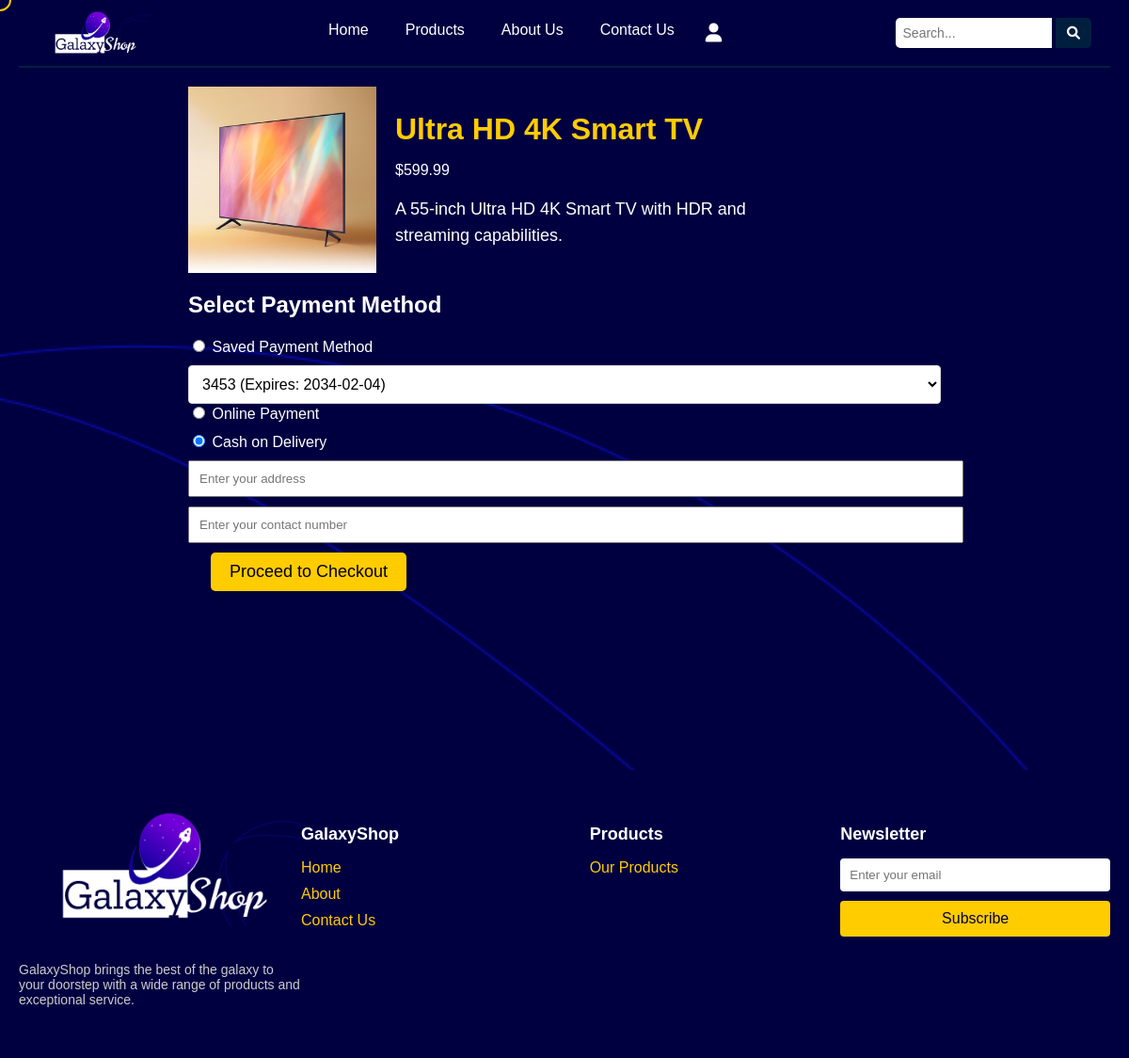
Screenshot of /buynow.php?id=79 (signed in) with the database file from the repository.
### tables this page shows
CREATE TABLE `products` (
  `id` int(11) NOT NULL,
  `name` varchar(255) NOT NULL,
  `description` text DEFAULT NULL,
  `image_url` varchar(255) DEFAULT NULL,
  `price` decimal(10,2) NOT NULL,
  `rating` decimal(3,2) DEFAULT 0.00,
  `category_id` int(11) DEFAULT NULL,
  `seller_id` int(11) DEFAULT NULL
);

### buynow.php (the view, shortened to what this page needs)
<?php
include 'connectionfile.php';
$product_id = isset($_GET['id']) ? intval($_GET['id']) : 0;
$query = "SELECT * FROM products WHERE id = ?";
$stmt = $conn->prepare($query);
$stmt->bind_param("i", $product_id);
$stmt->execute();
$product = $stmt->get_result()->fetch_assoc();
$image_url = !empty($product['image_url']) ? htmlspecialchars($product['image_url']) : 'default-image.jpg';
$isLoggedIn = isset($_SESSION['user_id']);
if ($isLoggedIn) {
    $email = $_SESSION['user_id'];
    $stmt = $conn->prepare("SELECT id FROM users WHERE email = ?");
    $stmt->bind_param("s", $email);
    $stmt->execute();
    $stmt->store_result();
    if ($stmt->num_rows === 1) {
        $stmt->bind_result($userId);
        $stmt = $conn->prepare("SELECT id, card_number, card_holder_name, expiration_date FROM payment_methods WHERE user_id = ? AND is_primary = 1");
        $stmt->bind_param("i", $userId);
        $stmt->execute();
        $stmt->store_result();
        $stmt->bind_result($paymentId, $cardNumber, $cardHolderName, $expirationDate);
        $primaryPaymentMethods = [];
        while ($stmt->fetch()) {
            $primaryPaymentMethods[] = [
                'id' => $paymentId,
                'card_number' => $cardNumber,
                'card_holder_name' => $cardHolderName,
                'expiration_date' => $expirationDate
            ];
        }
    } else {
        $_SESSION['message'] = "User does not exist.";
        header('Location: UserLogin.php');
        exit();
    }
} else {
    $primaryPaymentMethods = [];
    $nonPrimaryPaymentMethods = [];
}
?>
<!DOCTYPE html>
<html lang="en">
<head>
    <link rel="stylesheet" href="ProductInnerPage.css">
    <link rel="stylesheet" href="Home.css">
    <link rel="stylesheet" href="https://cdnjs.cloudflare.com/ajax/libs/font-awesome/6.0.0-beta3/css/all.min.css">
</head>
<body>
    <header>
        <nav class="navbar">
            <div class="logo">
                <img src="Logo.png" alt="MyLogo" class="logo-img">
            </div>
            <ul class="nav-links">
                <li><a href="Home.php">Home</a></li>
                <li><a href="products.php">Products</a></li>
                <li><a href="AboutUs.php">About Us</a></li>
                <li><a href="ContactUs.php">Contact Us</a></li>
                <li class="profile-container">
                    <button class="profile-toggle"><i class="fas fa-user"></i></button>
                </li>
            </ul>
             <div class="search-container">
            <form action="searched.php" method="GET">
                <input type="text" name="query" placeholder="Search..." required>
                <button type="submit"><i class="fas fa-search"></i></button>
            </form>
        </div>
        </nav>
    </header>
<section class="buynow-page">
    <div class="product-details">
    <img src="<?php echo $image_url; ?>" alt="<?php echo htmlspecialchars($product['name']); ?>">
    <div>
            <h1><?php echo htmlspecialchars($product['name']); ?></h1>
            <p class="product-price">$<?php echo number_format($product['price'], 2); ?></p>
            <p class="product-description"><?php echo htmlspecialchars($product['description']); ?></p>
        </div>
    </div>
    <div class="payment-methods">
    <h2>Select Payment Method</h2>
    <form id="payment-form" action="process_payment.php" method="POST">
        <?php if ($isLoggedIn && !empty($primaryPaymentMethods)): ?>
            <label>
                <input type="radio" name="payment_method" value="online_saved" id="saved-payment" checked>
                Saved Payment Method
            </label>
            <select id="saved-payment-method" name="saved_payment_method">
                <?php foreach ($primaryPaymentMethods as $method): ?>
                    <option value="<?php echo htmlspecialchars($method['id']); ?>">
                        <?php echo htmlspecialchars(substr($method['card_number'], -4)); ?> (Expires: <?php echo htmlspecialchars($method['expiration_date']); ?>)
                    </option>
                <?php endforeach; ?>
            </select>
        <?php endif; ?>
        <label>
            <input type="radio" name="payment_method" value="online" id="online-payment">
            Online Payment
        </label>
        <label>
            <input type="radio" name="payment_method" value="cod" checked>
            Cash on Delivery
        </label>
        <input type="text" id="address" name="address" placeholder="Enter your address" required>
        <input type="text" id="contact_number" name="contact_number" placeholder="Enter your contact number" required pattern="\d*" maxlength="15">
        <button type="submit" class="cta-button">Proceed to Checkout</button>
    </form>
</div>
</section>
  <footer class="footer">
        <div class="footer-content">
            <div class="footer-left">
                <img src="Logo.png" alt="GalaxyShop Logo" class="footer-logo">
                <p class="footer-description">GalaxyShop brings the best of the galaxy to your doorstep with a wide range of products and exceptional service.</p>
            </div>
            <div class="footer-links">
                <div class="links-section">
                    <h3>GalaxyShop</h3>
                    <ul>
                        <li><a href="Home.php">Home</a></li>
                        <li><a href="AboutUs.php">About</a></li>
                        <li><a href="ContactUs.php">Contact Us</a></li>
                    </ul>
                </div>
                <div class="links-section">
                    <h3>Products</h3>
                    <ul>
                        <li><a href="products.php">Our Products</a></li>
                    </ul>
                </div>
            </div>
            <div class="newsletter">
                <h3>Newsletter</h3>
                <form action="subscribe.php" method="POST">
                    <input type="email" name="email" placeholder="Enter your email" required>
                    <button type="submit">Subscribe</button>
                </form>
            </div>
        </div>
    </footer>
</body>
</html>

### ProductInnerPage.css (style rules this page uses)
.product-details { flex: 1; max-width: 600px; }
.product-details h1 { font-size: 32px; margin-bottom: 15px; color: #ffcc00; }
.product-description { margin-bottom: 25px; font-size: 18px; line-height: 1.6; }
.cta-button { background-color: #ffcc00; color: #000000; padding: 10px 20px; border-radius: 5px; text-decoration: none; font-size: 16px; margin-left: 24px; display: inline-block; transition: background-color 0.3s ease; opacity: 1 !important; }
select { background-color: #fff; color: #000; border: 1px solid #ddd; border-radius: 4px; padding: 10px; width: 100%; box-sizing: border-box; font-size: 16px; }

### Home.css (style rules this page uses)
body { margin: 0; font-family: Arial, sans-serif; overflow-x: hidden; }
header { background-color: #000041; color: white; padding: 0 20px; }
.navbar { display: flex; flex-direction: row; justify-content: space-between; align-items: center; padding: 10px 20px; background-color: #000041; border-bottom: 2px solid #001f3f; }
.logo { font-size: 0; transition: transform 0.3s; }
.logo-img { height: 50px; width: auto; transition-duration: 1s; }
.nav-links { list-style: none; padding: 0; margin: 0; display: flex; gap: 15px; }
.nav-links li { position: relative; }
.search-container button { padding: 8px 12px; border: none; background-color: #001f3f; color: white; border-radius: 0 5px 5px 0; cursor: pointer; font-size: 14px; transition: background-color 0.3s, transform 0.3s; position: relative; top: 0px !important; }
.profile-container { position: relative; display: inline-block; }
.profile-toggle { background: none; border: none; cursor: pointer; font-size: 20px; color: #ffffff; transition: color 0.3s ease; }
.nav-links a { text-decoration: none; color: white; font-size: 16px; padding: 8px 12px; border-radius: 5px; transition: background-color 0.3s, color 0.3s, transform 0.3s, text-shadow 0.3s; }
.search-container { display: flex; align-items: center; }
.search-container input { padding: 8px; font-size: 14px; border: none; border-radius: 5px 0 0 5px; width: 150px; box-shadow: 0 0 5px rgba(0, 0, 0, 0.2); transition: border-color 0.3s, box-shadow 0.3s; }
.search-container button { padding: 8px 12px; border: none; background-color: #001f3f; color: white; border-radius: 0 5px 5px 0; cursor: pointer; font-size: 14px; transition: background-color 0.3s, transform 0.3s; }
.search-container button i { font-size: 14px; }
.cta-button { padding: 15px 30px; font-size: 18px; color: white; background-color: #ffcc00; border: none; border-radius: 8px; cursor: pointer; transition: background-color 0.3s, transform 0.3s, box-shadow 0.3s; box-shadow: 0 4px 6px rgba(0, 0, 0, 0.2); }
.cta-button { padding: 15px 30px; font-size: 18px; color: white; background-color: #ffcc00; border: none; border-radius: 8px; cursor: pointer; transition: background-color 0.3s, transform 0.3s, box-shadow 0.3s; box-shadow: 0 4px 6px rgba(0, 0, 0, 0.2); transform: translateX(-20px); animation: fadeInFromLeft 1s forwards; animation-play-state: paused; }
label { color: #000041; }
.footer { background-color: #000041; color: #ffffff; padding: 40px 20px; display: flex; justify-content: center; }
.footer-content { display: flex; justify-content: space-between; width: 100%; max-width: 1200px; flex-wrap: wrap; }
.footer-left { flex: 1; max-width: 300px; }
.footer-logo { width: 300px; margin-bottom: 20px; }
.footer-description { font-size: 14px; color: #cccccc; }
.footer-links { flex: 2; display: flex; justify-content: space-between; gap: 40px; max-width: 600px; }
.links-section { flex: 1; }
.links-section h3 { font-size: 18px; margin-bottom: 15px; color: #ffffff; }
.links-section ul { list-style-type: none; padding: 0; }
.links-section ul li { margin-bottom: 10px; }
.links-section ul li a { color: #ffcc00; text-decoration: none; }
.newsletter { flex: 1; max-width: 300px; }
.newsletter h3 { font-size: 18px; margin-bottom: 15px; color: #ffffff; }
.newsletter form { display: flex; flex-direction: column; }
.newsletter input[type="email"] { padding: 10px; border: none; border-radius: 4px; margin-bottom: 10px; }
.newsletter button { background-color: #ffcc00; color: #000041; border: none; padding: 10px; border-radius: 4px; cursor: pointer; font-size: 16px; }
body { cursor: none; }
html { scroll-behavior: smooth; }

### rows the page displays
products: image_url+name (picture), name "Ultra HD 4K Smart TV", price "599.99", description "A 55-inch Ultra HD 4K Smart TV with HDR and streaming capabilities."

### other values shown
form field saved_payment_method "3453 (Expires: 2034-02-04)"
